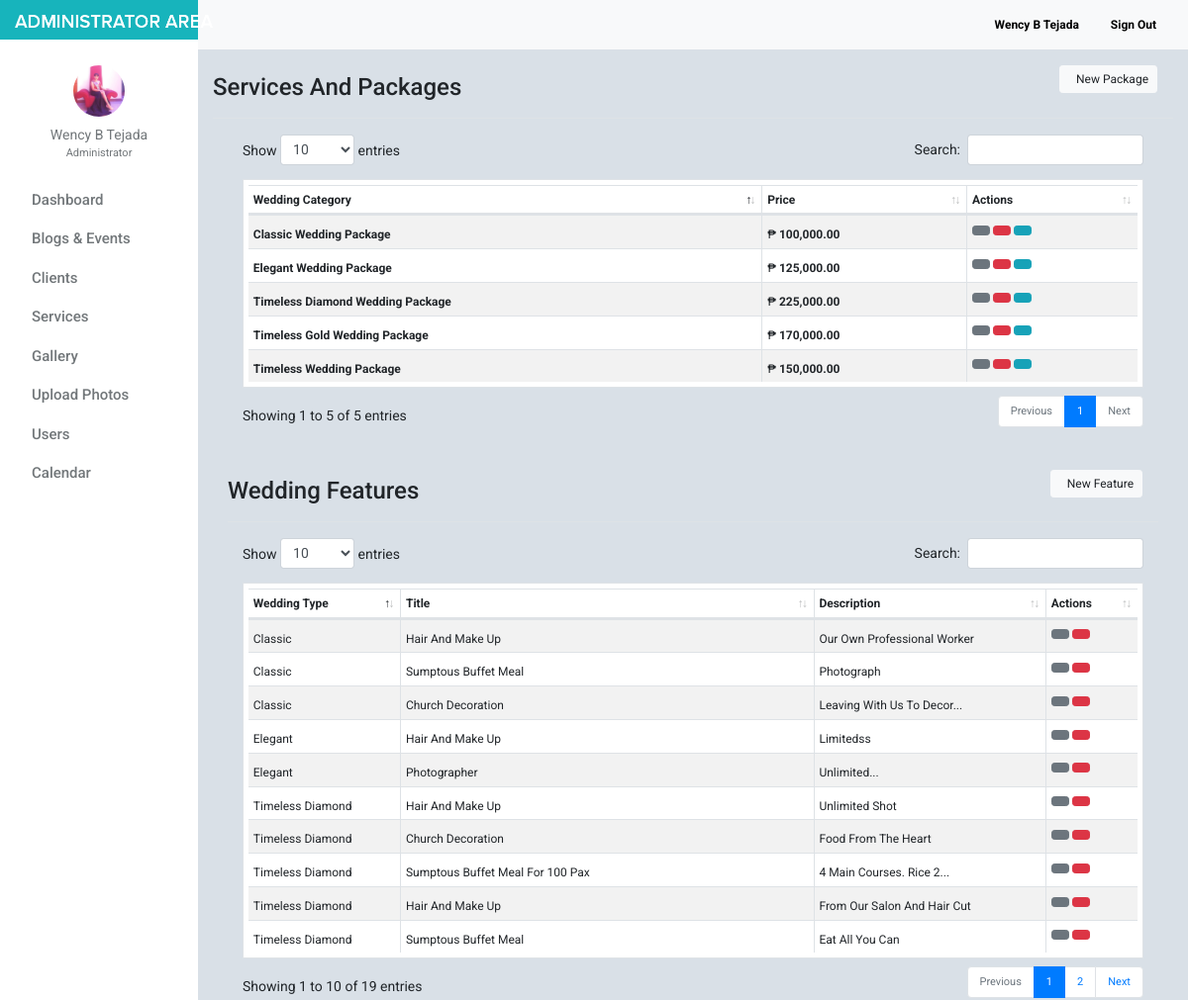
Screenshot of /admin/service_list.php (signed in) with the database file from the repository.
### tables this page shows
CREATE TABLE `tblusers` (
  `id` int(11) NOT NULL,
  `firstname` varchar(32) NOT NULL,
  `lastname` varchar(32) NOT NULL,
  `gender` enum('m','f') NOT NULL,
  `username` varchar(50) NOT NULL,
  `password` varchar(50) NOT NULL,
  `email` varchar(100) NOT NULL,
  `designation` varchar(100) NOT NULL,
  `address` text NOT NULL,
  `access_level` enum('0','1','2') NOT NULL,
  `profile_picture` varchar(100) NOT NULL,
  `date_created` varchar(100) NOT NULL
);

CREATE TABLE `tblweddingcategories` (
  `id` int(11) NOT NULL,
  `wedding_type` varchar(100) NOT NULL,
  `price` decimal(10,2) NOT NULL,
  `preview_image` text NOT NULL
);

CREATE TABLE `tbl_features` (
  `feature_id` int(11) NOT NULL,
  `category_id` int(11) NOT NULL,
  `title` varchar(100) NOT NULL,
  `description` text NOT NULL
);

### admin/include/database.php (called while the page is built, shortened)
<?php
class Database
{
    public $connection;
    public function open_connection()
    {
        $this->connection = mysqli_connect(DB_HOST, DB_USER, DB_PASS, DB_NAME);
    }
    public function query($sql)
    {
        $result = mysqli_query($this->connection, $sql);
        return $result;
    }
}
$db = new Database();
?>

### admin/include/db_object.php (called while the page is built, shortened)
<?php
class DB_Object
{
    public static function find_all() {
        return static::find_by_query("SELECT * FROM " . static::$db_table . " ORDER BY id DESC");
    }
    public static function find_by_id($id) {
        $the_result_array = static::find_by_query("SELECT * FROM " . static::$db_table . " WHERE id = $id ORDER BY id DESC  LIMIT 1 ");
        return !empty($the_result_array) ? array_shift($the_result_array) : false;
    }
    public static function find_by_query($sql) {
        global $db;
        $result_set = $db->query($sql);
        $the_object_array = array();
        while($row = mysqli_fetch_array($result_set)) {
            $the_object_array[] = static::instantiation($row);
        }
        return $the_object_array;
    }
    public static function instantiation($the_record){
        $the_object = new $calling_class;
        foreach($the_record as $the_attribute => $value)
        {
            if($the_object->has_the_attribute($the_attribute)) {
                $the_object->$the_attribute = $value;
            }
        }
        return $the_object;
    }
    private function has_the_attribute($the_attribute) {
        $object_properties = get_object_vars($this);
        return array_key_exists($the_attribute, $object_properties);
    }
}
?>

### admin/include/Users.php (called while the page is built, shortened)
<?php
class Users extends DB_Object
{
    public $profile_picture;
    public $upload_directory = "upload/users";
    public $image_placeholder = "http://placehold.it/64x64&text=images";
    public function profile_picture_picture() {
        return empty($this->profile_picture) ? $this->image_placeholder : $this->upload_directory. '/' .$this->profile_picture;
    }
}
?>

### admin/include/Features.php (called while the page is built, shortened)
<?php
class Features extends DB_Object
{
    public static function getAllfeatures() {
    	global $db;
    	$sql = "SELECT * FROM tbl_features INNER JOIN tblweddingcategories ON tbl_features.category_id = tblweddingcategories.id";
    	$result_set = $db->query($sql);
        $the_object_array = array();
        while($row = mysqli_fetch_array($result_set)) {
            $the_object_array[] = static::instantiation($row);
        }
        return $the_object_array;
    }
}
?>

### admin/include/Helper.php (called while the page is built, shortened)
<?php
function trim_body($text, $max_length = 30, $tail = '...') {
    $tail_len = strlen($tail);
    if (strlen($text) >  $max_length) {
        $tmp_text = substr($text, 0, $max_length - $tail_len);
        if (substr($text, $max_length - $tail_len, 1) == ' ') {
            $text = $tmp_text;
        } else {
            $pos = strrpos($tmp_text, ' ');
            $text = substr($text, 0, $pos);
        }
        $text = $text . $tail;
    }
    return $text;
}

### admin/service_list.php (the view, shortened to what this page needs)
<?php
     $category = Category::find_all();
     $features = Features::getAllfeatures();
?>
<?php $users_profile = Users::find_by_id($_SESSION['id']); ?>
<!doctype html>
<html lang="en">
<head>
    <link href="css/bootstrap.min.css" rel="stylesheet">
    <link href="css/dashboard.css" rel="stylesheet">
    <link href="css/dataTables.bootstrap4.min.css" rel="stylesheet">
    <link rel="stylesheet" type="text/css"
          href="https://cdn.materialdesignicons.com/2.1.19/css/materialdesignicons.min.css">
</head>
<body>
<?php include_once 'include/sidebar.php'; ?>
<div class="d-flex justify-content-between flex-wrap flex-md-nowrap align-items-center pb-2 mb-3 border-bottom">
    <h4 class="h4 mt-4">Services And Packages</h4>
     <div class="btn-toolbar mb-2 mb-md-0">
        <div class="btn-group mr-2">
            <a class="btn btn-sm btn-light mr-2" style="font-size: 12px;" href="package_add.php"><i class="mdi mdi-buffer mr-2"></i> New Package</a>
        </div>
    </div>
</div>
        <div class="col-md-12">
            <table id="example" class="table table-striped table-bordered table-sm" cellspacing="0" width="100%" style="background: white;padding: 5px">
                <thead>
                    <tr>
                        <th>Wedding Category</th>
                        <th>Price</th>
                        <th>Actions</th>
                    </tr>
                </thead>
                <tbody>
                    <?php foreach ($category as $category_row) : ?>
                    <tr>
                        <td class="special"><b><?= $category_row->wedding_type . ' Wedding Package';?></b></td>
                        <td class="special">₱ <b><?= number_format($category_row->price, 2);?></b></td>
                        <td>
                            <a href="package_edit.php?id=<?= $category_row->id; ?>" class="btn btn-secondary btn-sm" data-toggle="tooltip" data-placement="top" title="Edit This Package">
                                <i class="mdi mdi-package-variant"></i></a>
                            <a href="package_delete.php?id=<?= $category_row->id; ?>" class="btn btn-danger btn-sm" data-toggle="tooltip" data-placement="top" title="Delete This Package"><i class="mdi mdi-delete"></i></a>
                            <button type="button" name="view" value="view" id="<?= $category_row->id; ?>" class="btn btn-info btn-sm view_data">
                            </button>
                        </td>
                    </tr>
                <?php endforeach; ?>
                </tbody>
            </table>
        </div>
        <div class="col-md-12 mt-4">
            <div class="d-flex justify-content-between flex-wrap flex-md-nowrap align-items-center pb-2 mb-3 border-bottom">
                <h4 class="h4 mt-4">Wedding Features</h4>
                 <div class="btn-toolbar mb-2 mb-md-0">
                    <div class="btn-group mr-2">
                        <a class="btn btn-sm btn-light mr-2" style="font-size: 12px;" href="feature_add.php"><i class="mdi mdi-clipboard-outline mr-2"></i> New Feature</a>
                    </div>
                </div>
            </div>
           <table id="features" class="table table-striped table-bordered table-sm" cellspacing="0" width="100%" style="background: white;padding: 5px;">
                <thead>
                    <tr>
                        <th>Wedding Type</th>
                        <th>Title</th>
                        <th>Description</th>
                        <th>Actions</th>
                    </tr>
                </thead>
                <tbody>
                    <?php foreach ($features as $features_row) : ?>
                    <tr>
                        <td class="special"><?= $features_row->wedding_type;?></td>
                        <td class="special"><?= $features_row->title;?></td>
                        <td class="special"><?= trim_body($features_row->description);?></td>
                        <td>
                            <a href="feature_edit.php?id=<?= $features_row->feature_id; ?>" class="btn btn-secondary btn-sm" data-toggle="tooltip" data-placement="top" title="Edit This feature">
                                <i class="mdi mdi-feather"></i></a>
                            <a href="feature_delete.php?id=<?= $features_row->feature_id; ?>" class="btn btn-danger btn-sm" data-toggle="tooltip" data-placement="top" title="Delete This feature"><i class="mdi mdi-delete-variant"></i></a>
                        </td>
                    </tr>
                <?php endforeach; ?>
                </tbody>
            </table>
        </div>
</main>
</div>
</div>
</body>
</html>

### admin/include/sidebar.php (shortened to what this page needs)
<nav class="navbar sticky-top p-0" style="width: 16.7%;background-color: #17b4bc;">
    <a class="navbar-brand col-sm-3 col-md-2 mr-0" href="dashboard.php">
        <img src="images/admin.png" alt="" style="width: 200px;">
    </a>
</nav>
<div class="container-fluid">
    <div class="row">
        <nav class="col-md-2 d-none d-md-block bg-light sidebar">
            <div class="sidebar-sticky">
                <ul class="nav flex-column">
                    <li class="nav-item mt-3">
                        <div class="text-center">
                            <a href="users_profile.php" class="user-button">
                                <img src="<?= $users_profile->profile_picture_picture(); ?>" class="img-fluid rounded-circle" width="52" height="52" alt="">
                                <div class="user-profile"><?= $users_profile->firstname . ' ' . $users_profile->lastname; ?></div>
                            </a>
                                <div class="text-center mt-0" style="font-size: 11px;color:#72777a;">
                                    <?= ($users_profile->designation == 0) ? 'Administrator' : 'Moderator'; ?>
                                </div>
                        </div>
                    </li>
                    <li class="nav-item"><div class="dropdown-divider"></div></li>
                    <li class="nav-item">
                        <a class="nav-link" href="dashboard.php">
                            Dashboard <span class="sr-only">(current)</span>
                        </a>
                    </li>
                    <li class="nav-item"><div class="dropdown-divider"></div></li>
                    <li class="nav-item">
                        <a class="nav-link" href="blog_events.php">
                            Blogs &amp; Events
                        </a>
                    </li>
                    <li class="nav-item"><div class="dropdown-divider"></div></li>
                    <li class="nav-item">
                        <a class="nav-link" href="client.php" >
                            Clients
                        </a>
                    </li>
                    <li class="nav-item"><div class="dropdown-divider"></div></li>
                    <li class="nav-item">
                        <a class="nav-link" href="service_list.php">
                            Services
                        </a>
                    </li>
                    <li class="nav-item"><div class="dropdown-divider"></div></li>
                    <li class="nav-item">
                        <a class="nav-link" href="photos_view.php">
                            Gallery
                        </a>
                    </li>
                    <li class="nav-item"><div class="dropdown-divider"></div></li>
                    <li class="nav-item">
                        <a class="nav-link" href="photos_add.php">
                            Upload Photos
                        </a>
                    </li>
                    <li class="nav-item"><div class="dropdown-divider"></div></li>
                    <li class="nav-item">
                        <a class="nav-link" href="users.php">
                            Users
                        </a>
                    </li>
                    <li class="nav-item"><div class="dropdown-divider"></div></li>
                    <li class="nav-item">
                        <a class="nav-link" href="task_all_calendar.php">
                            Calendar
                        </a>
                    </li>
                </ul>
            </div>
        </nav>
        <main role="main" class="col-md-9 ml-sm-auto col-lg-10" style="margin-top: -40px;z-index: 999">
            <nav class="navbar navbar-expand-lg navbar-light bg-light" style="margin-left:-15px;margin-right: -15px;">
                <div class="form-inline my-2 my-lg-0">
                    <a class="nav-link" href="users_profile.php"><b><?= ucfirst($users_profile->firstname) . ' ' . ucfirst($users_profile->lastname); ?></b></a>
                    <a class="nav-link" href="logout.php"><b>Sign Out</b></a>
                </div>
            </nav>

### admin/css/dashboard.css (style rules this page uses)
body { font-size: .875rem; font-family: 'Roboto', 'Segoe UI',sans-serif; background: #D9E0E7; }
.sidebar { position: fixed; top: 0; bottom: 0; left: 0; z-index: 100; padding: 0; box-shadow: inset -1px 0 0 rgba(0, 0, 0, .1); background-color: #fff; }
.sidebar-sticky { position: -webkit-sticky; position: sticky; top: 40px; height: calc(100vh - 48px); height: 100% !important; padding-top: 2.5rem; overflow-x: hidden; overflow-y: auto; background-color: #fff; }
.sidebar .nav-link { font-weight: 500; color: #72777a; font-size: 15px; text-transform: capitalize; transition: all 2s linear; font-family: 'Roboto', sans-serif; }
.nav.flex-column li.nav-item:nth-child(2) { margin-top:10px; }
.user-profile { color: #72777a; margin-top: 8px; }
img.img-fluid.rounded-circle { margin-top: 10px; }
.form-inline.my-2.my-lg-0 a.nav-link { color: black; font-size: 12px; }
.dropdown-divider { border-top: 1px solid #fff; }
.nav.flex-column a.nav-link { padding: .0rem 1rem; }
.user-profile { text-transform: capitalize; }
.btn-group.mr-2 { border-top-right-radius: 0 !important; border-left-right-radius: 0 !important; }

### admin/service_list.php (style rules this page uses)
table.table.table-striped.table-bordered.table-sm { font-size:12px; }
td.special { padding-top: 10px; text-transform: capitalize; }

### rows the page displays
tblusers: profile_picture (picture), firstname "Wency B", lastname "Tejada"
tblweddingcategories: wedding_type "Timeless", price "150,000.00"
tbl_features: tblweddingcategories.wedding_type "Elegant", title "Hair And Make Up", description "Limitedss"
tbl_features: tblweddingcategories.wedding_type "Elegant", title "Photographer", description "Unlimited..."
tbl_features: tblweddingcategories.wedding_type "Timeless Diamond", title "Hair And Make Up", description "Unlimited Shot"
tbl_features: tblweddingcategories.wedding_type "Timeless Diamond", title "Church Decoration", description "Food From The Heart"
tbl_features: tblweddingcategories.wedding_type "Classic", title "Hair And Make Up", description "Our Own Professional Worker"
tbl_features: tblweddingcategories.wedding_type "Timeless Diamond", title "Sumptous Buffet Meal For 100 Pax", description "4 Main Courses. Rice 2..."
tbl_features: tblweddingcategories.wedding_type "Classic", title "Sumptous Buffet Meal", description "Photograph"
tbl_features: tblweddingcategories.wedding_type "Classic", title "Church Decoration", description "Leaving With Us To Decor..."
tbl_features: tblweddingcategories.wedding_type "Timeless Diamond", title "Hair And Make Up", description "From Our Salon And Hair Cut"
tbl_features: tblweddingcategories.wedding_type "Timeless Diamond", title "Sumptous Buffet Meal", description "Eat All You Can"

### other values shown
$category_row->wedding_type "Timeless Diamond"
$category_row->price "225,000.00"
$category_row->wedding_type "Timeless Gold"
$category_row->price "170,000.00"
$category_row->wedding_type "Elegant"
$category_row->price "125,000.00"
$category_row->wedding_type "Classic"
$category_row->price "100,000.00"
